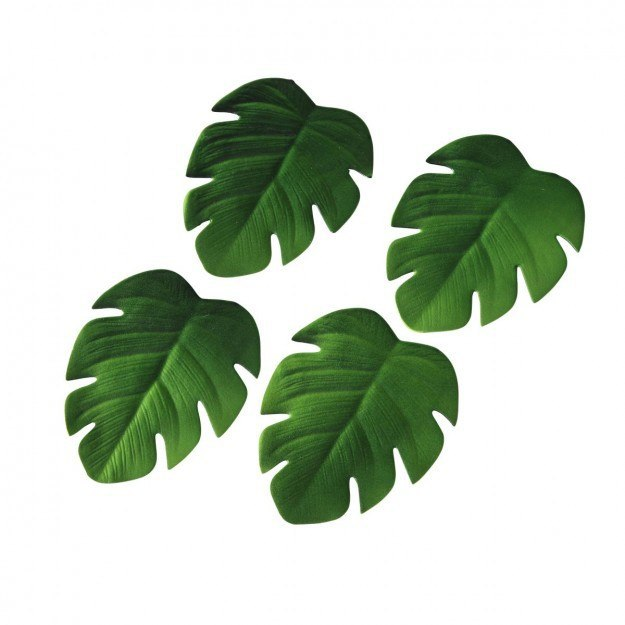
#> input picture Practico_6/hojas.jpg, 625 x 625 px
$ python Practico_6A.py
#> lines starting #> are read from the running program, lines starting #| are printed output that depends on the picture
import cv2
import numpy as np
from math import sin,cos,radians

def transformacionEuclidiana(angulo,tx,ty,s):
	#tx: Traslacion en x
	#ty: Traslacion en y
	matriz=np.array([[s*cos(radians(angulo)),s*sin(radians(angulo)),tx],[s*(-sin(radians(angulo))),s*cos(radians(angulo)),ty]]) #Transformacion euclidiana
	return matriz


imgIn=cv2.imread('hojas.jpg',1)
#> imgIn is the input picture: shape (625, 625, 3); mean B, G, R 192.2, 207.4, 196.3

(h,w)=(imgIn.shape[0],imgIn.shape[1]) #Tamaño de imagen de salida
#> h = 625; w = 625
M=transformacionEuclidiana(90,0,w,0.5)
imgOut=cv2.warpAffine(imgIn,M,(h,w)) #Imagen de salida
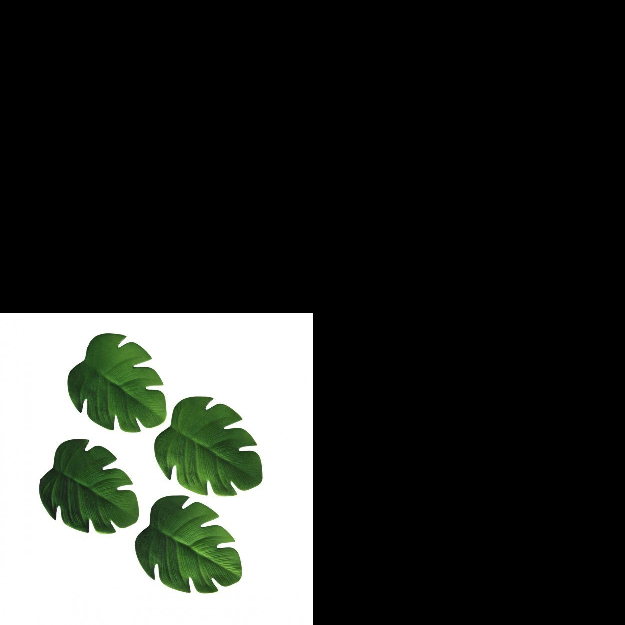
#> imgOut: shape (625, 625, 3); mean B, G, R 48.1, 51.8, 49.1

cv2.imwrite('ResultadoA.jpg',imgOut)
